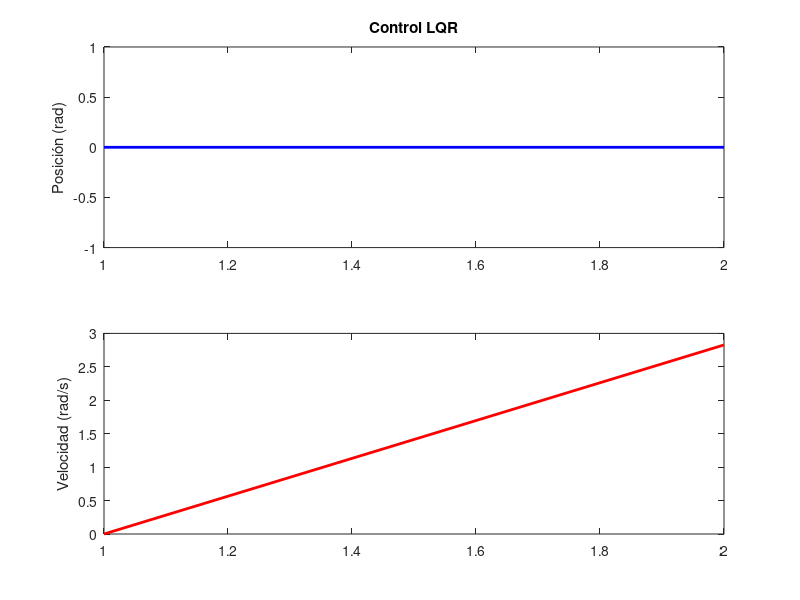

Here is the MATLAB script that generated this plot:
function comparar_metodos_control_motor()
    % Parámetros comunes
    T = 90; N = 50; dt = T/N;
    x0 = [0; 0]; xf = [pi/2; 0];
    
    % Matrices del LQR
    Q = eye(2); R = 1; A = [0 1; 0 0]; B = [0; 1];
    K = lqr(A, B, Q, R);

    % Control con retroalimentación
    u_opt = -K * (x0 - xf);
    [x1, x2] = simular_dinamica(u_opt, x0, dt)
    
    % Graficar resultados
    subplot(2,1,1)
    plot(x1, 'b-', 'LineWidth', 2); ylabel('Posición (rad)');
    title('Control LQR');
    subplot(2,1,2)
    plot(x2, 'r-', 'LineWidth', 2); ylabel('Velocidad (rad/s)');
end

function [x1, x2] = simular_dinamica(u, x0, dt)
    N = length(u);
    x = zeros(2, N+1);
    x(:,1) = x0;
    for k = 1:N
        % Dinámica simple: x1' = x2, x2' = u
        x(1,k+1) = x(1,k) + dt * x(2,k);
        x(2,k+1) = x(2,k) + dt * u(k);
    end
    x1 = x(1,:);
    x2 = x(2,:);
end
